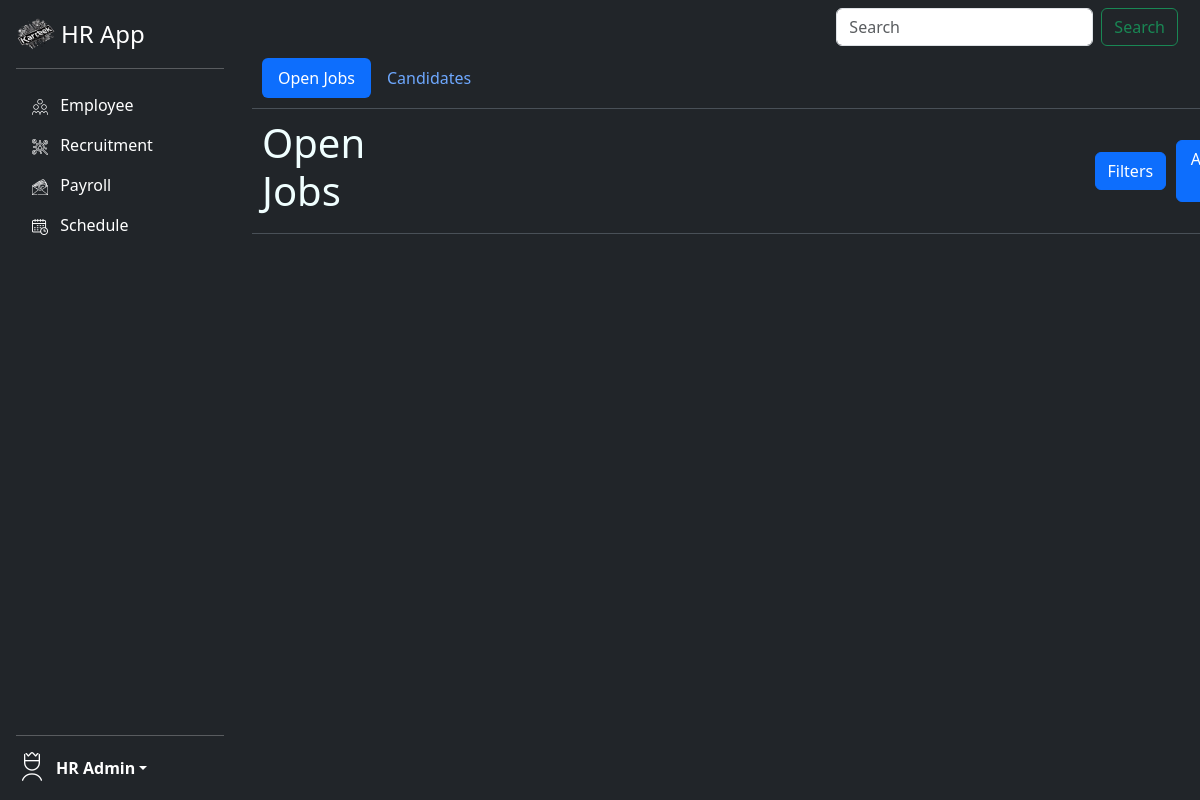
Before: /hr_app/jobs with the older database file.
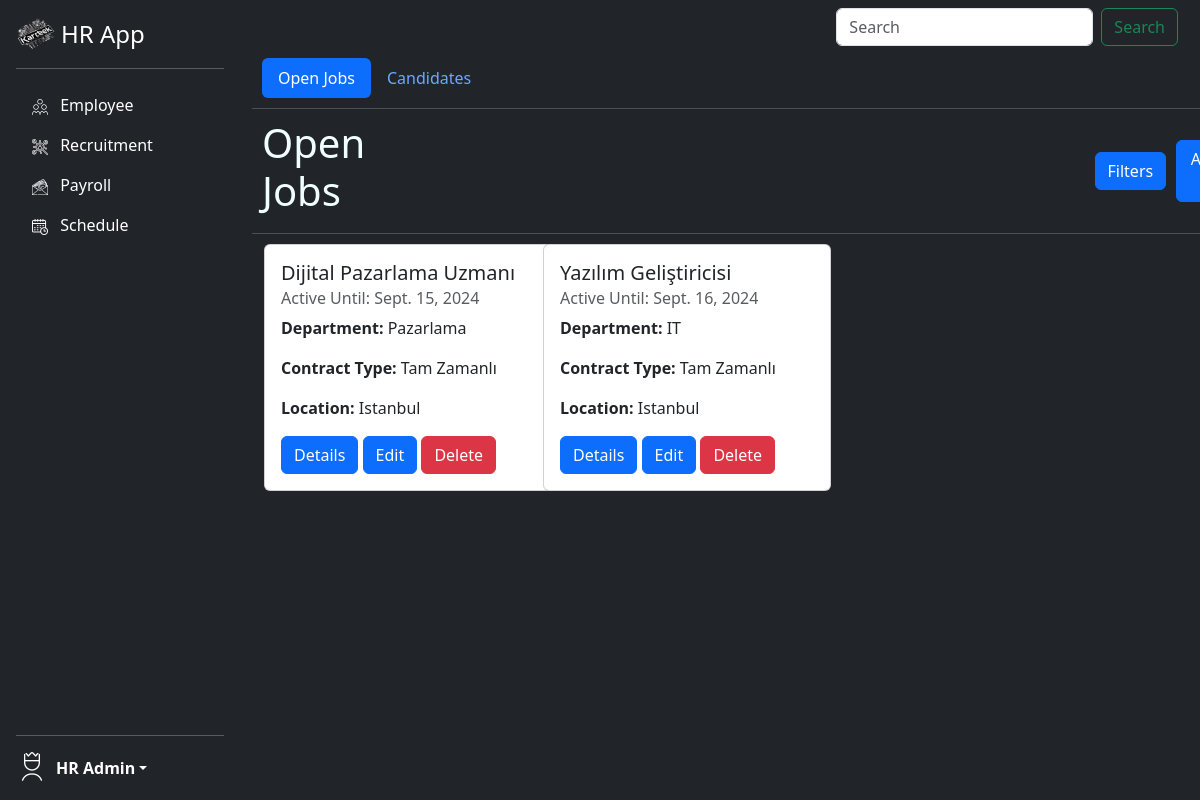
After: the same page with the newer database file.
### hr_app/models.py (models this page shows, shortened)
class Recruitment(models.Model):
    job_title = models.CharField(max_length=100)
    job_type = models.CharField(max_length=100)
    description = models.TextField()
    requirements = models.TextField()
    active_until = models.DateField()
    department = models.CharField(max_length=100)
    contract_type = models.CharField(max_length=100)
    location = models.CharField(max_length=100)

### hr_app/views.py (the view)
# urls.py: path("jobs",views.jobview, name="jobs"),
def jobview(request):
    jobs = Recruitment.objects.all()
    return render(request,"jobs.html",{"jobs":jobs})

### hr_app/templates/jobs.html (shortened to what this page needs)
{% extends "base.html" %}
{% block content %}
<div class="container fixed-top " style="max-height: 80vh; overflow-y: auto; margin-left: 20%; margin-top: 4%;">
<nav class=" nav nav-pills navbar-expand-lg bg-dark border-bottom border-body" data-bs-theme="dark" style="color: azure;
padding: 10px;">
    <a href="{% url 'hr_app:jobs' %}" class="nav-link active" aria-current="page"> Open Jobs</a>
    <a href="{% url 'hr_app:candidates' %}" class="nav-link"> Candidates</a>
  </nav>
  <nav class="navbar navbar-expand-lg bg-dark border-bottom border-body" data-bs-theme="dark" style="padding: 10px; color: azure;">
    <h1 style="margin-right: 63%;"> Open Jobs</h1>
    <button type="button" class="btn btn-primary" data-bs-toggle="modal" data-bs-target="#exampleModal" style="margin-right:10px;">
      Filters
    </button>
    <a class="btn btn-primary" href="{% url 'hr_app:addjob' %}" role="button" style="margin-right: 10px;">Add New Job</a>
  </nav>
  <div class="container" style="margin-top: 10px;">
    <div class="row row-cols-4">
        {% for job in jobs  %}
      <div class="col">
        <div class="card" style="width: 18rem;">
            <div class="card-body">
              <h5 class="card-title"> {{job.job_title}} </h5>
              <h6 class="card-subtitle mb-2 text-body-secondary">Active Until: {{job.active_until}} </h6>
              <p class="card-text"> <b>Department:</b> {{job.department}}</p>
              <p class="card-text"> <b>Contract Type:</b> {{job.contract_type}}</p>
              <p class="card-text"> <b>Location:</b> {{job.location}}</p>
              <a href="#" class="btn btn-primary" role="button">Details</a>
              <a href="#" class="btn btn-primary" role="button">Edit</a>
              <a href="#" class="btn btn-danger" role="button">Delete</a>
            </div>
          </div>
      </div>
        {% endfor %}
    </div>
  </div>
</div>
{% endblock %}

Changed rows visible on the page:
added Recruitment: job_title "Dijital Pazarlama Uzmanı", active_until "Sept. 15, 2024", department "Pazarlama", contract_type "Tam Zamanlı", location "Istanbul"
added Recruitment: job_title "Yazılım Geliştiricisi", active_until "Sept. 16, 2024", department "IT", contract_type "Tam Zamanlı", location "Istanbul"
